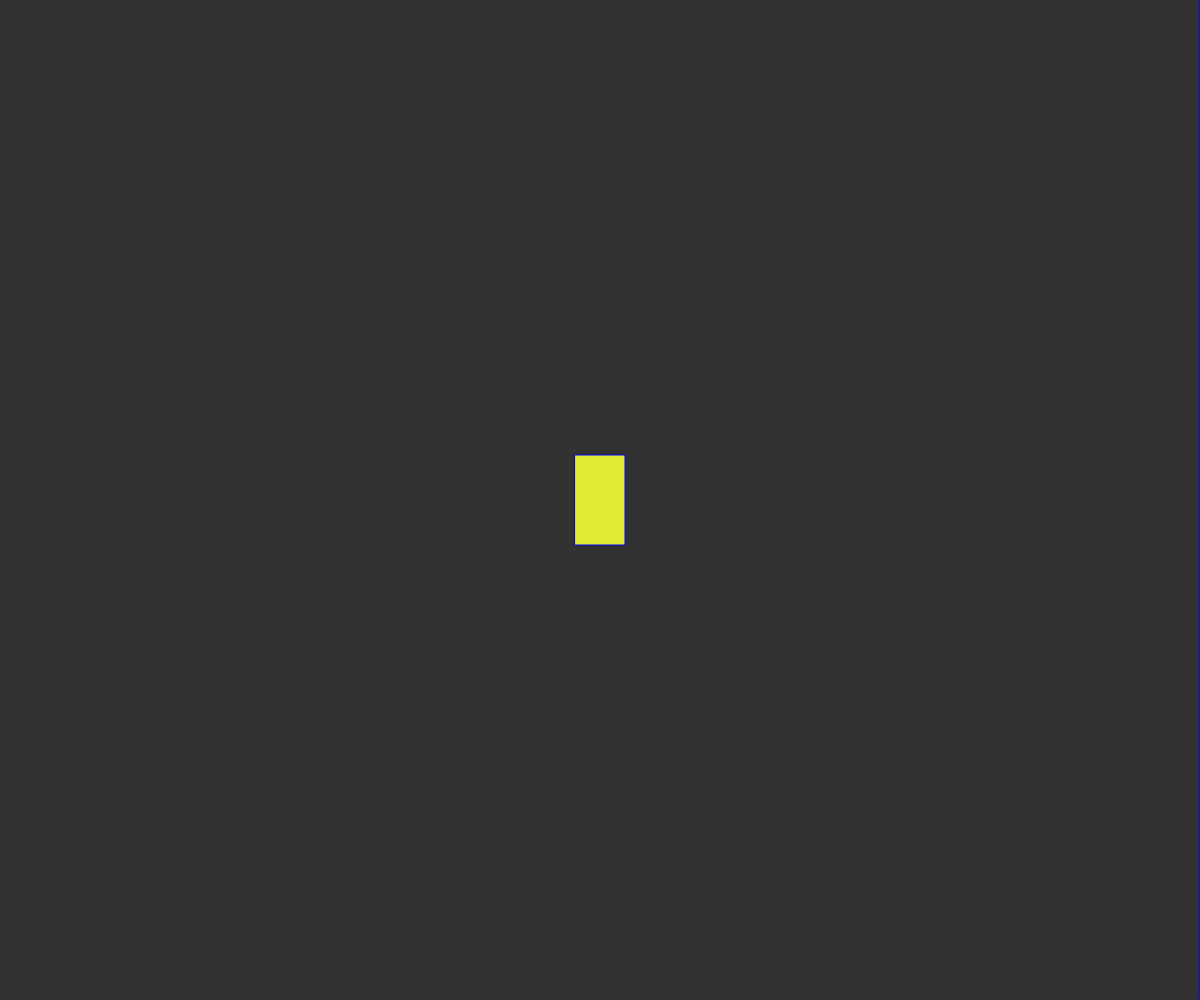
Frame 1 (no input)
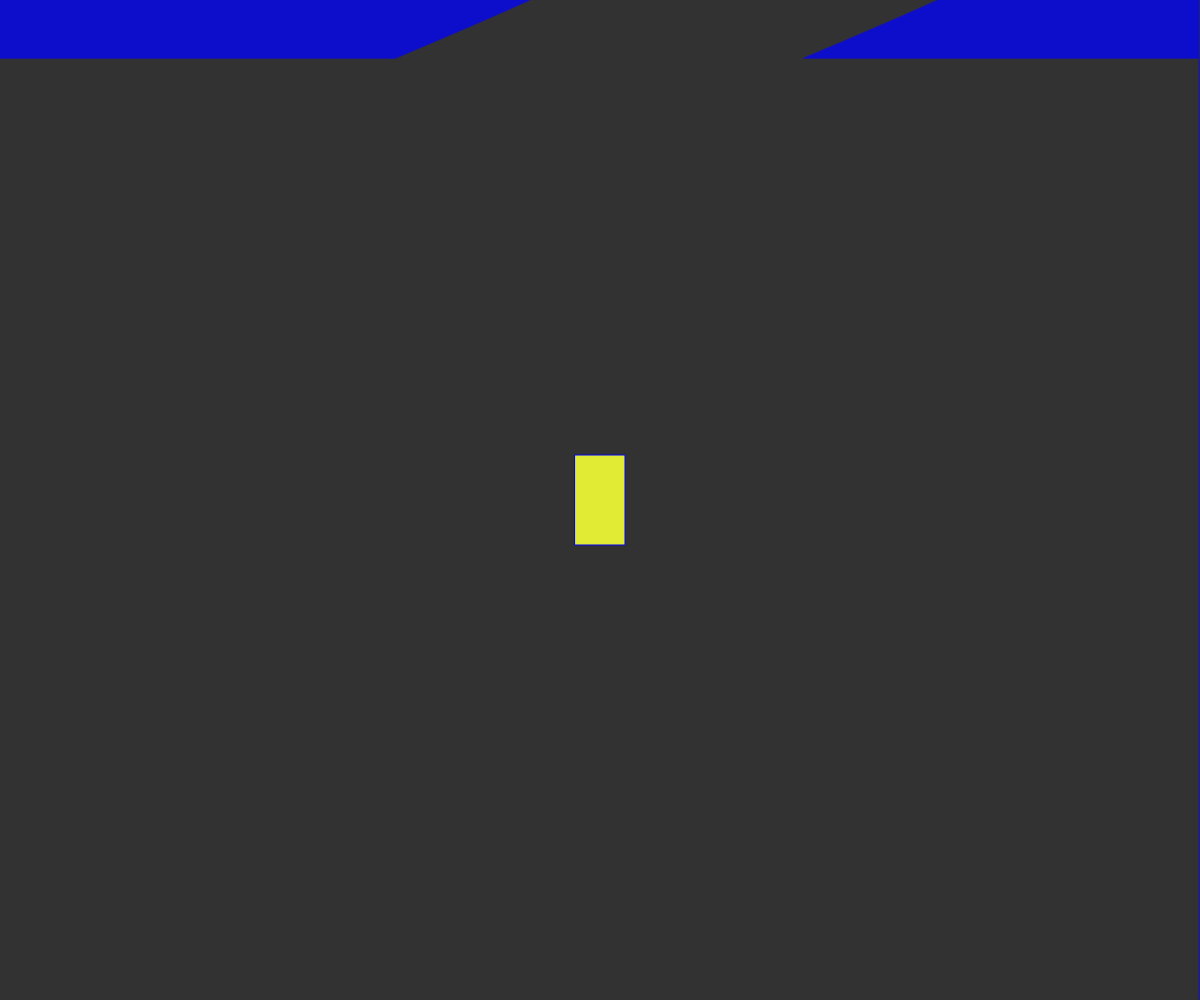
Frame 60 (no input)
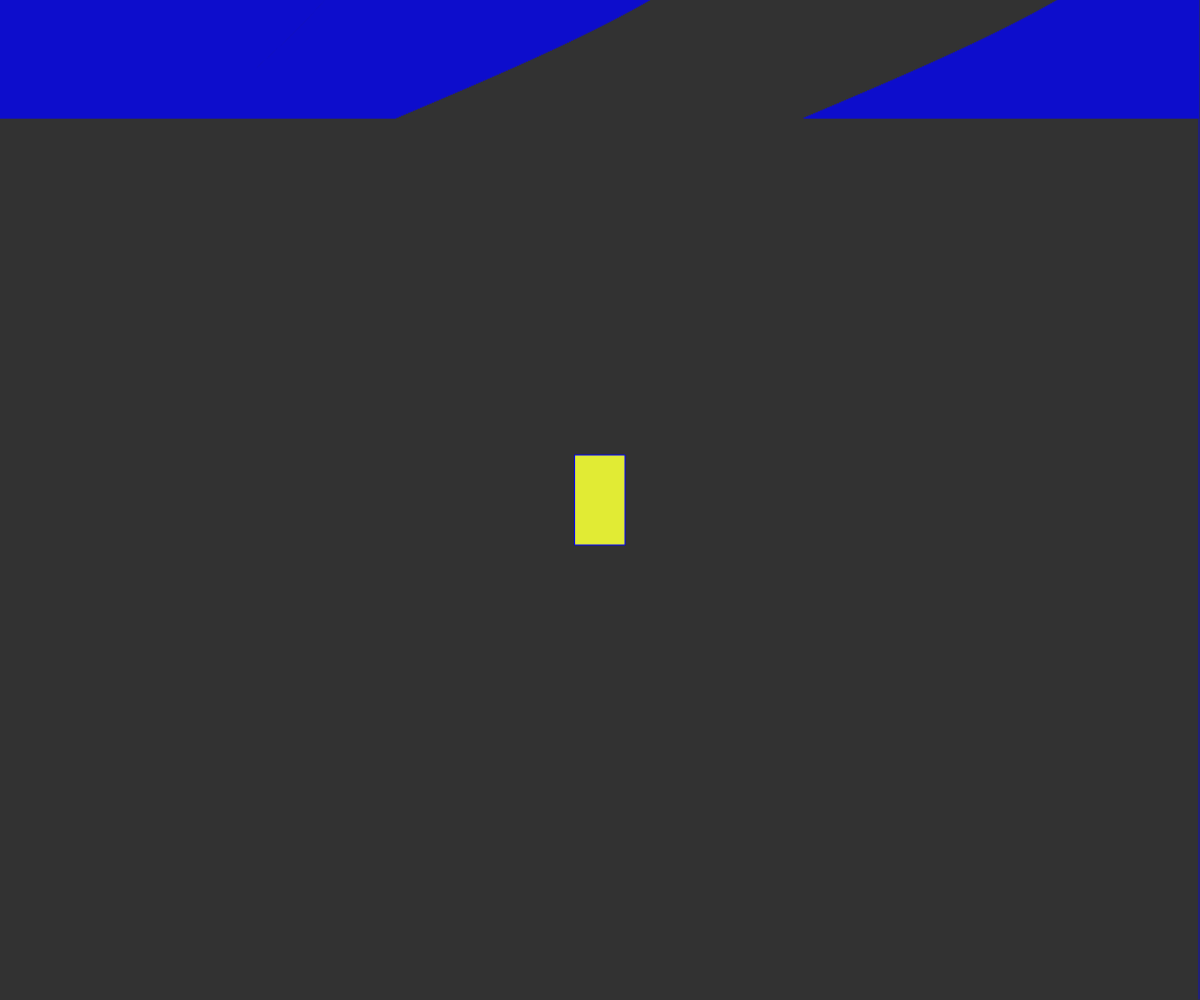
Frame 120 (the mouse pressed at the canvas centre since frame 60)

The p5.js sketch that drew these frames (run headless with seeded random() and noise() and a simulated clock; from frame 60 on, the mouse is pressed at the canvas centre):

// p5.js sketch
// ── sketch.js
let divs = new Array(2000).fill(0);
let gap;
let pad;
let index = 0;
let car_width = 50;
let car_height = 90;
let car_offset;

function setup() {
	createCanvas(windowWidth, windowHeight);
	angleMode(DEGREES);
	for (index; index < divs.length; index++) divs[index] = (width - gap - pad) * sin(index * 360 / 1000) / 2 + (width - gap - pad) / 2 + pad / 2;
	car_offset = (windowWidth - car_width) / 2;
}

function draw() {
	background(50);
	gap = windowWidth * 0.34;
	pad = windowWidth * 0.034;
	stroke(0, 0, 255);
	for (var i = 0; i < windowHeight; i++) {
		line(0, i, divs[i], i);
		line(divs[i] + gap, i, width - 1, i);
	}
	fill(225, 235, 52);
	rect(car_offset, (height - car_height) / 2, car_width, car_height);

	if (keyIsDown(LEFT_ARROW)) car_offset -= width / 200;
	if (keyIsDown(RIGHT_ARROW)) car_offset += width / 200;
	if (mouseIsPressed && mouseX < 0.3 * width) car_offset -= width / 200;
	if (mouseIsPressed && mouseX > 0.7 * width) car_offset += width / 200;

	divs.pop();
	divs.unshift((width - gap - pad) * sin(index++ * 360 / 1000) / 2 + (width - gap - pad) / 2 + pad / 2);
}

function windowResized() {
	resizeCanvas(windowWidth, windowHeight);
}
